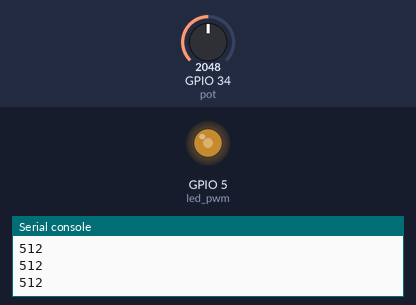
Bench run of a program on a simulated ESP32 board running MicroPython. Parts: output pins drawn as LEDs (lit = HIGH), the last lines printed to the serial console. Inputs (shaded band) come from the test bench; at power-on: GPIO 34 (pot) = 2048 (analog values on the 0–4095 scale).

Above: at 1.2 s.
1.3 s: GPIO 34 (pot) set to 2866
At 1.8 s:
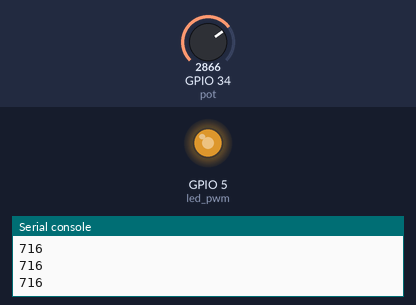
2.8 s: GPIO 34 (pot) set to 3603
At 4.0 s:
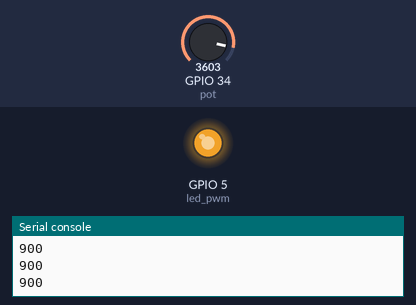
4.3 s: GPIO 34 (pot) set to 491
At 5.4 s:
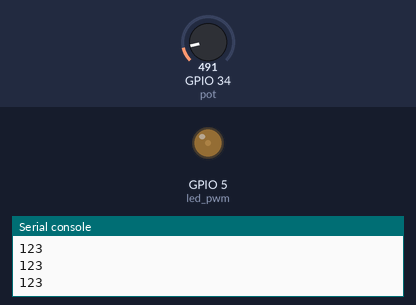
5.8 s: GPIO 34 (pot) set to 0
At 6.7 s:
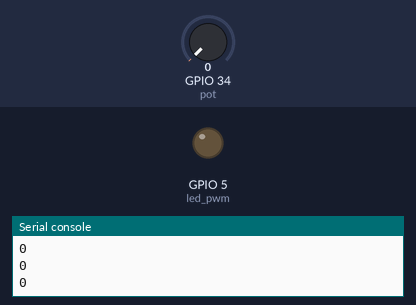
Timing chart, 0 to 8.3 s (numbered marks = the images above; inputs shaded):
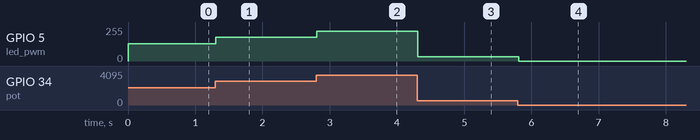

Measured:
- after the input at 1.3 s, GPIO 5 (led_pwm): 128/255 → 178/255 at once
- after the input at 2.8 s, GPIO 5 (led_pwm): 178/255 → 224/255 at once
- after the input at 4.3 s, GPIO 5 (led_pwm): 224/255 → 31/255 at once
- after the input at 5.8 s, GPIO 5 (led_pwm): 31/255 → 0/255 at once

The program:

potensio.py
```python
from machine import Pin, ADC, PWM
from time import sleep

led_pwm = PWM(Pin(5), 5000)
pot = ADC(Pin(34))
pot.atten(ADC.ATTN_11DB)
pot.width(ADC.WIDTH_10BIT)

while True:
    pot_value = pot.read()
    print(pot_value)
    led_pwm.duty(pot_value)
    sleep(0.1)
```
